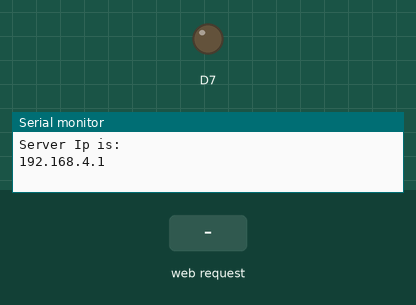
A sketch run on a simulated ESP8266 (NodeMCU). Parts: output pins drawn as LEDs (lit = HIGH), the last lines printed to the serial monitor. Inputs (shaded band) come from the test bench.

Above: at 1.2 s.
1.3 s: HTTP request GET /ON received
At 1.9 s:
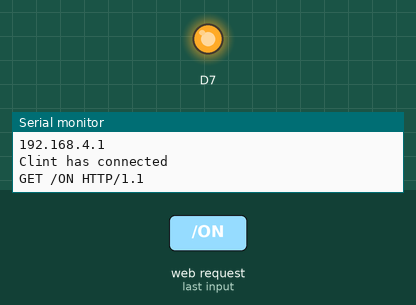
2.8 s: HTTP request GET /OFF received
At 4.2 s:
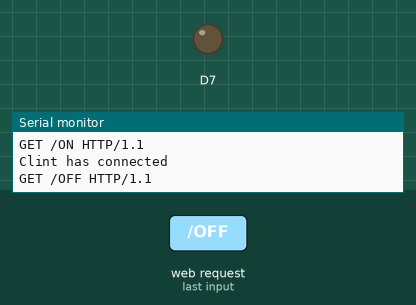
Timing chart, 0 to 5.8 s (numbered marks = the images above; inputs shaded):
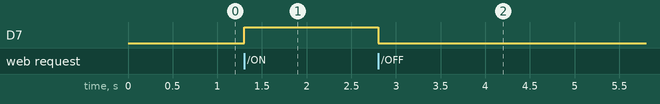

The sketch:

nodemcu_AP_LED_BLINK.ino
```cpp
#include <ESP8266WiFi.h>
WiFiServer server(80);
void setup()
{
  WiFi.mode(WIFI_AP);
  WiFi.softAP("CHANDAN_NODEMCU","12345678");
  server.begin();
  Serial.begin(115200);
  IPAddress HTTPS_ServerIP=WiFi.softAPIP();
  Serial.println("Server Ip is: " );
  Serial.println(HTTPS_ServerIP);
  pinMode(D7,OUTPUT);
  digitalWrite(D7,LOW);
}
void loop()
{
  WiFiClient client=server.available();
  if(!client)
  {
    return;
  }
  Serial.println("Clint has connected");
  String request=client.readStringUntil('\r');
  Serial.println(request);
  if(request.indexOf("/OFF")!=-1)
  {
    digitalWrite(D7,LOW);
  }
  else if(request.indexOf("/ON")!=-1)
  {
    digitalWrite(D7,HIGH);
  }
  }
```

Measured:
- after the input at 1.3 s, D7: LOW → HIGH at once
- after the input at 2.8 s, D7: HIGH → LOW at once
